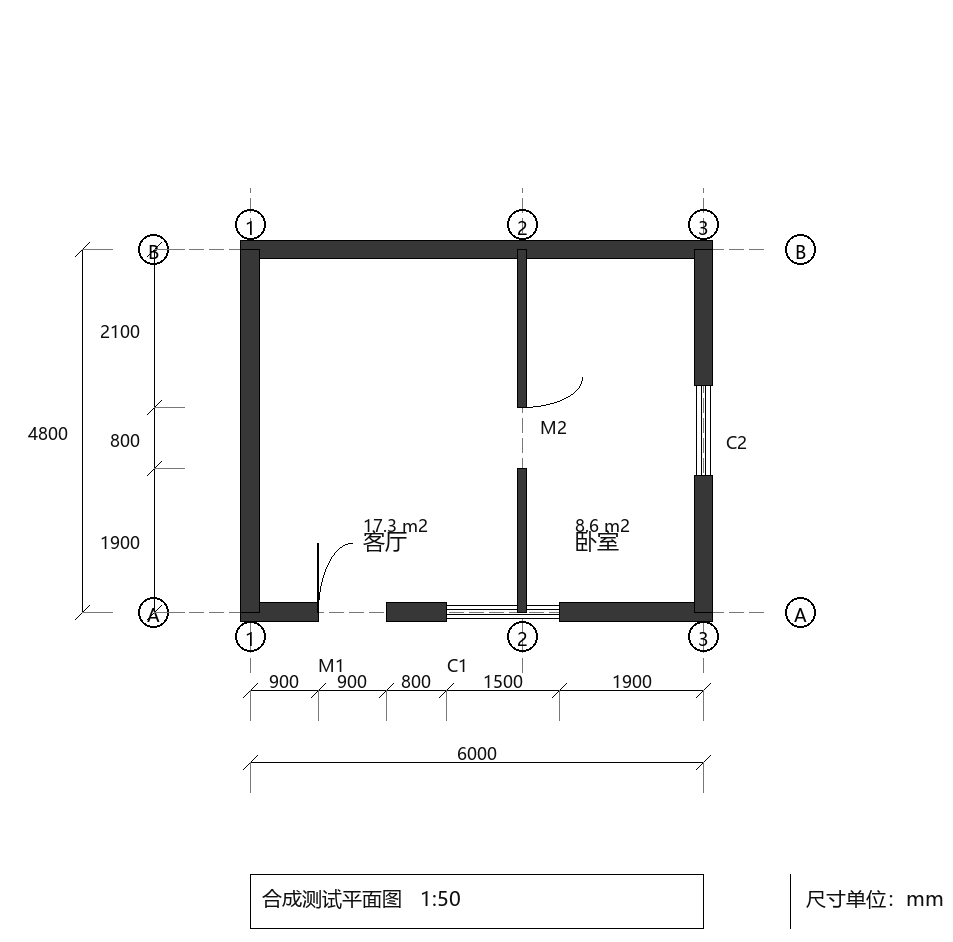
#> input picture archive/project-specific/test_plan.png, 953 x 942 px
$ python -i extract_plan.py   (imports and definitions only)
#> lines starting #> are read from the running program, lines starting #| are printed output that depends on the picture; after the words box and inside, x2 and y2 are one past the last pixel; in counts of white or black regions, pixels touching at a corner belong together
### dsh_paths.py
#!/usr/bin/env python3
# -*- coding: utf-8 -*-
"""工具定位器 —— 给所有测试和脚本用。

**为什么需要它**：重组目录后脚本从平铺根目录搬到了
`tools/cad|img|build/`，而测试里到处写着

    TOOL = os.path.join(HERE, "cad_to_plan.py")     # ❌ 搬完就找不到

修一处漏一处。所以统一成 `tool("cad_to_plan.py")`：
先找根目录，再找各 tools 子目录，返回**绝对路径**（找不到返回 None）。

踩过：找不到脚本时 python 只打印 `can't open file` 并返回退出码 2，
**不产生 Traceback** —— 所以"只看有没有崩溃"的断言会把它判成通过。
用本模块能明确区分"脚本不存在"和"脚本运行出错"。
"""
from __future__ import annotations

import os

# 各工具子目录（顺序即查找优先级）
SUBDIRS = ('', 'tools/cad', 'tools/img', 'tools/build', 'tests')
MARK = '# --- DSH 路径修正（重组后自动加，见 fix_imports.py）'


def find_root(start: str | None = None) -> str:
    """向上找到含 sk_client.py 的那一层（工作区根目录）。"""
    cur = os.path.dirname(os.path.abspath(start or __file__))
    for _ in range(5):
        if os.path.exists(os.path.join(cur, 'sk_client.py')):
            return cur
        parent = os.path.dirname(cur)
        if parent == cur:
            break
        cur = parent
    return os.path.dirname(os.path.abspath(start or __file__))


ROOT = find_root()


def tool(name: str) -> str | None:
    """按名字找脚本，返回绝对路径；找不到返回 None。"""
#> called with name = 'plan_probe.py'
    for sub in SUBDIRS:
        p = os.path.normpath(os.path.join(ROOT, sub, name))
        if os.path.exists(p):
            return p
    return None


# [4 lines left out: function tool_rel, not called in this run]


def artifact(*parts: str) -> str:
    """产物的绝对路径（产物都落在根目录下，如 cad/xxx.json、models/xxx.skp）。"""
    return os.path.normpath(os.path.join(ROOT, *parts))


__all__ = ['ROOT', 'SUBDIRS', 'find_root', 'tool', 'tool_rel', 'artifact']

### tools/img/extract_plan.py
#!/usr/bin/env python3
# -*- coding: utf-8 -*-
"""从平面图图像提取"建筑描述 JSON"——链路中的**读图**环节。

这是把 plan_probe 的测量能力变成结构化数据的中间层：
    图纸图像  →  extract_plan.py  →  plan.json  →  build_from_json.py  →  SketchUp 模型

方法与边界的实测依据（见 reading_checklist.md）：
  * 标定：用一条**已知真值**（图上标注的总尺寸）把像素换算成毫米
  * 墙线：用"沿墙扫厚度"法识别实心墙与洞口（不用"有没有暗像素"，那条会误判窗中线）
  * 墙厚：**不量**。只占 9~20px，相对误差 5~10%，必须由用户给或读标注
  * 房间：由墙围合推断，尺寸取外接矩形（真图上有隔墙时需人工核对）

用法：
    python extract_plan.py 图纸.png --calib 6000 --calib-px 453.5 --unit mm \\
        --outer-t 240 --inner-t 120 --name "测试住宅"
"""

from __future__ import annotations


import os
import sys
import tempfile
import numpy as np
from PIL import Image

import argparse
import json
import subprocess

# --- DSH 路径修正（重组后自动加，见 fix_imports.py）
# [23 lines left out: function _dsh_bootstrap, not called in this run]


# [1 line not run here, left out]

# 工具定位：重组目录后脚本在 tools/* 下，用 tool() 按名字找（见 dsh_paths.py）
from dsh_paths import tool as _tool, tool_rel as _tool_rel

def _op_root():
    import os.path as _o
    _c = _o.dirname(_o.abspath(__file__))
    for _ in range(5):
        if _o.exists(_o.join(_c, 'sk_client.py')):
            return _c
        _p = _o.dirname(_c)
        if _p == _c:
            break
        _c = _p
    return _o.path.dirname(_o.path.abspath(__file__))

# 工作区根目录（含 sk_client.py 的那一层）。脚本搬到 tools/ 子目录后，
# 产物与基准图的路径必须以**根目录**为基准，不能用 __file__ 所在目录。
# [1 line that did not run here, left out]


HERE = os.path.dirname(os.path.abspath(__file__))
PROBE = _tool("plan_probe.py")


# [46 lines left out: functions run_probe, _pick_walls, _line_min_run, _image_size, not called in this run]


def _image_max_dim(path: str) -> int:
    w, h = _image_size(path)
    return max(w, h)


# ── 自动纠偏（deskew）
#
# 为什么必须做：退化测试台量出来的结论是**歪斜是唯一的致命退化**：
#   1° → 洞口位置偏 46~54mm（还能用）
#   3° → 洞口宽错 3 米、内墙丢失（彻底崩）
# 而扫描件歪斜 1~3° 极其常见，手机拍照更甚。
#
# 做法：**投影方差最大化**——把图按候选角度旋转后做行/列投影，
# 文字和线条对齐时投影直方图的方差最大。这个方法不需要 Hough，
# 对细线、断线、灰度图都稳，代价是每试一个角度要跑一遍投影。
def deskew_image(path: str, out_path: str, max_deg: float = 6.0,
                 step: float = 0.25, coarse_deg: float = 2.0) -> dict:
#> called with out_path = 'out.png', max_deg = 6, step = 0.25, coarse_deg = 2
    from PIL import Image
    import numpy as np

    with Image.open(path) as im0:
#> im0 is the input picture: PIL image 953x942 RGB; min 0, max 255, mean 245.1
        im = im0.convert("L")
    arr0 = np.asarray(im, dtype=np.float32)
    # 二值化再投影：灰度渐变会淹没方差信号。
    # 阈值取 Otsu，而不是写死 160——低对比扫描件的墨线可能整体偏灰。
    thr = _otsu_threshold(arr0)
#> in _otsu_threshold, `hist, _ = np.histogram(arr, bins=256, range=(0, 256))`: hist = 256 values, max 853512 at index 255, min 0 at index 5, mean 3506.7
#> in _otsu_threshold, `total = hist.sum()`: total = 897726
#> in _otsu_threshold, `omega = np.cumsum(hist) / total`: omega = 256 values from 0.0104 to 1
#> in _otsu_threshold, `mu = np.cumsum(hist * np.arange(256)) / total`: mu = 256 values from 0 to 245.1
#> in _otsu_threshold, `mu_t = mu[-1]`: mu_t = 245.1
#> in _otsu_threshold, `denom = omega * (1.0 - omega)`: denom = 256 values, max 0.0468 at index 254, min 0 at index 255, mean 0.0369
#> in _otsu_threshold, `sigma_b = (mu_t * omega - mu) ** 2 / denom`: sigma_b = 256 values, max 1948.4 at index 149, min 0 at index 255, mean 1661.9
#> in _otsu_threshold, `thr = float(np.argmax(sigma_b))`: thr = 149
#> thr = 149
    ink0 = (arr0 < thr).astype(np.float32)
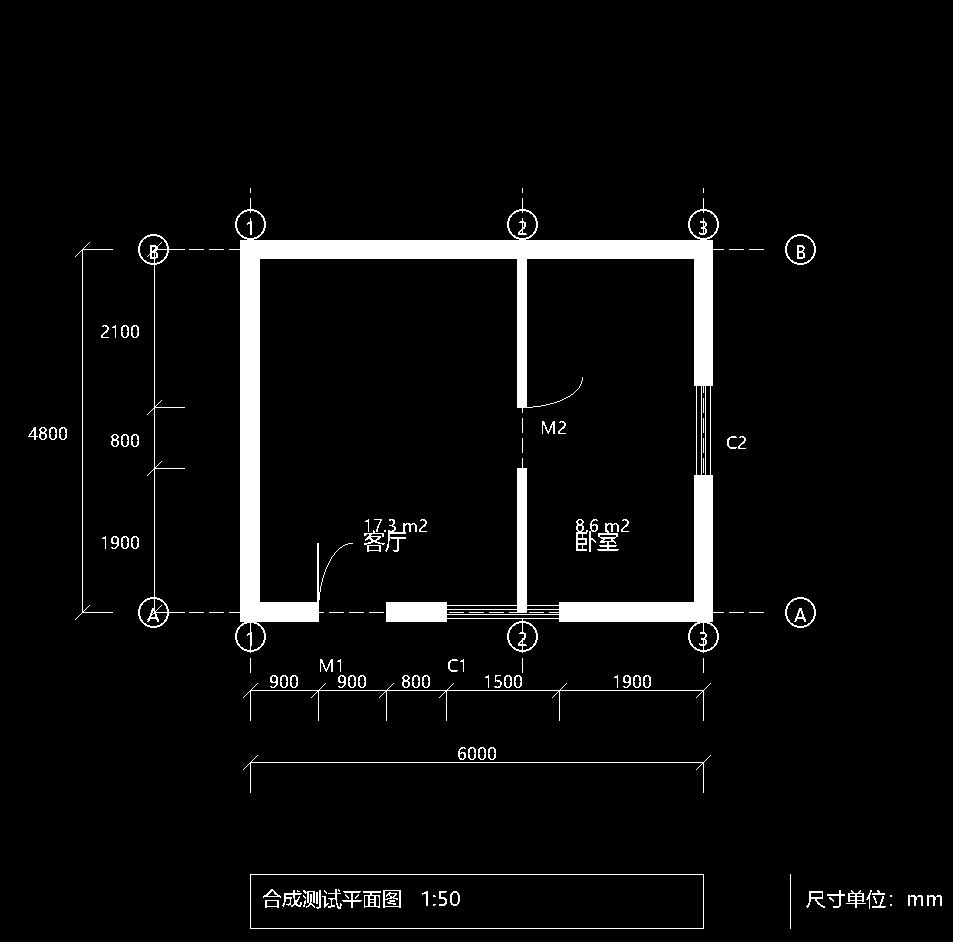
#> ink0: shape (942, 953) float32; values 0 (black) and 1 (white), 4.6% white; 131 white regions (48 under 20 px), largest, box (x1, y1, x2, y2) and area: (229, 198, 724, 653) 31853, (250, 874, 704, 929) 1014, (138, 234, 185, 628) 994

    def score(angle: float) -> float:
#> called with angle = 0
        if abs(angle) < 1e-6:
            ink = ink0
        else:
            r = im.rotate(angle, resample=Image.BILINEAR, fillcolor=255)
            a = np.asarray(r, dtype=np.float32)
            ink = (a < thr).astype(np.float32)
        rows = ink.sum(axis=1)
#> rows = 942 values, max 628 at index 249, min 0 at index 0, mean 44.1
        cols = ink.sum(axis=0)
#> cols = 953 values, max 584 at index 250, min 0 at index 0, mean 43.59
        return float(rows.var() + cols.var())

    # 两遍搜索：先粗（步长 coarse），再在最优附近细（步长 step）
    best_a, best_s = 0.0, score(0.0)
#> best_a = 0; best_s = 14765.8
    a = -max_deg
    while a <= max_deg + 1e-9:
        s = score(a)
        if s > best_s:
            best_a, best_s = a, s
        a += coarse_deg
#> this loop made 7 passes
#> s on passes 1 to 7: 5282.7, 6954.7, 10043, 14765.8, 9988.8, 6868.5, 5137.8
#> pass 1, in score (call 2), `ink = (a < thr).astype(np.float32)`:
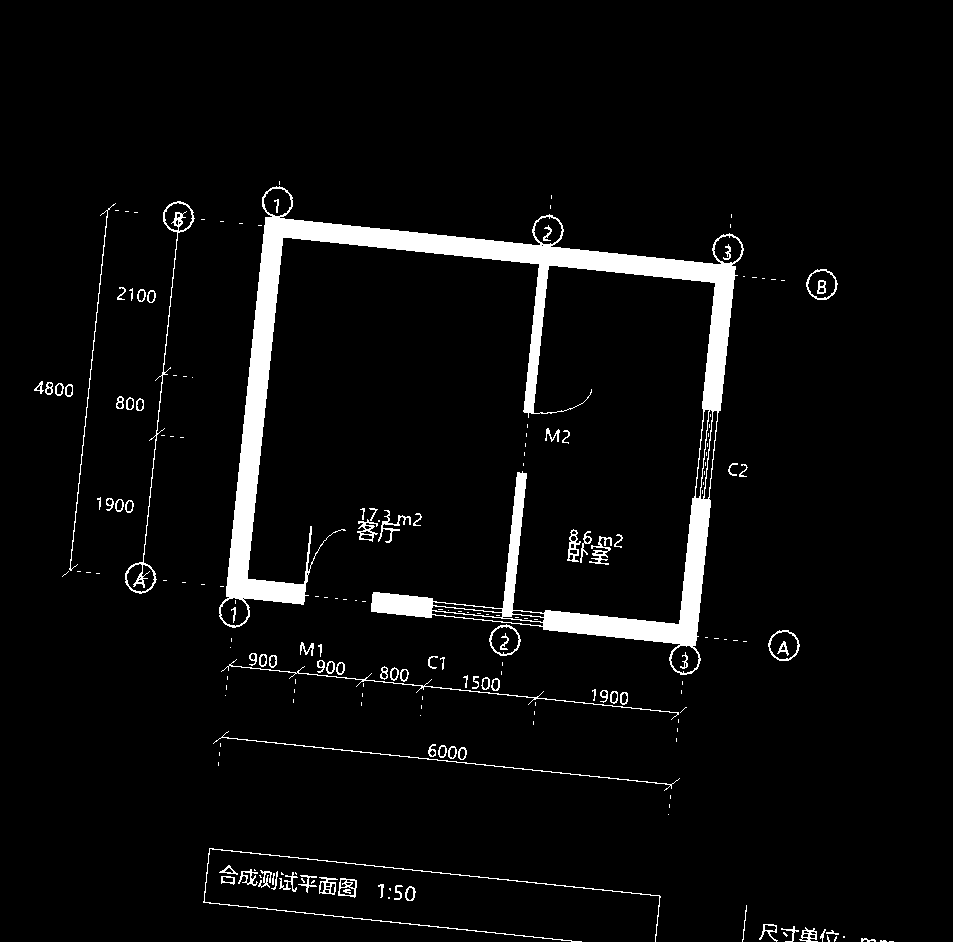
#> ink: shape (942, 953) float32; values 0 (black) and 1 (white), 4.7% white; 204 white regions (113 under 20 px), largest, box (x1, y1, x2, y2) and area: (219, 186, 744, 675) 31941, (203, 848, 661, 942) 1091, (125, 201, 195, 594) 1010
#> after the loop, a = 8; best_a = 0; best_s = 14765.8
    lo, hi = best_a - coarse_deg, best_a + coarse_deg
#> lo = -2; hi = 2
    a = lo
#> a = -2
    while a <= hi + 1e-9:
        s = score(a)
        if s > best_s:
            best_a, best_s = a, s
        a += step
#> this loop made 17 passes
#> (s, a) on passes 1 to 12: (10043, -1.75), (10515.3, -1.5), (11037, -1.25), (11471.4, -1), (11977, -0.75), (12466.5, -0.5), (12928.3, -0.25), (13594.5, 0), (14765.8, 0.25), (13622.1, 0.5), (12914.2, 0.75), (12500.4, 1)
#> pass 1, in score (call 9), `ink = (a < thr).astype(np.float32)`:
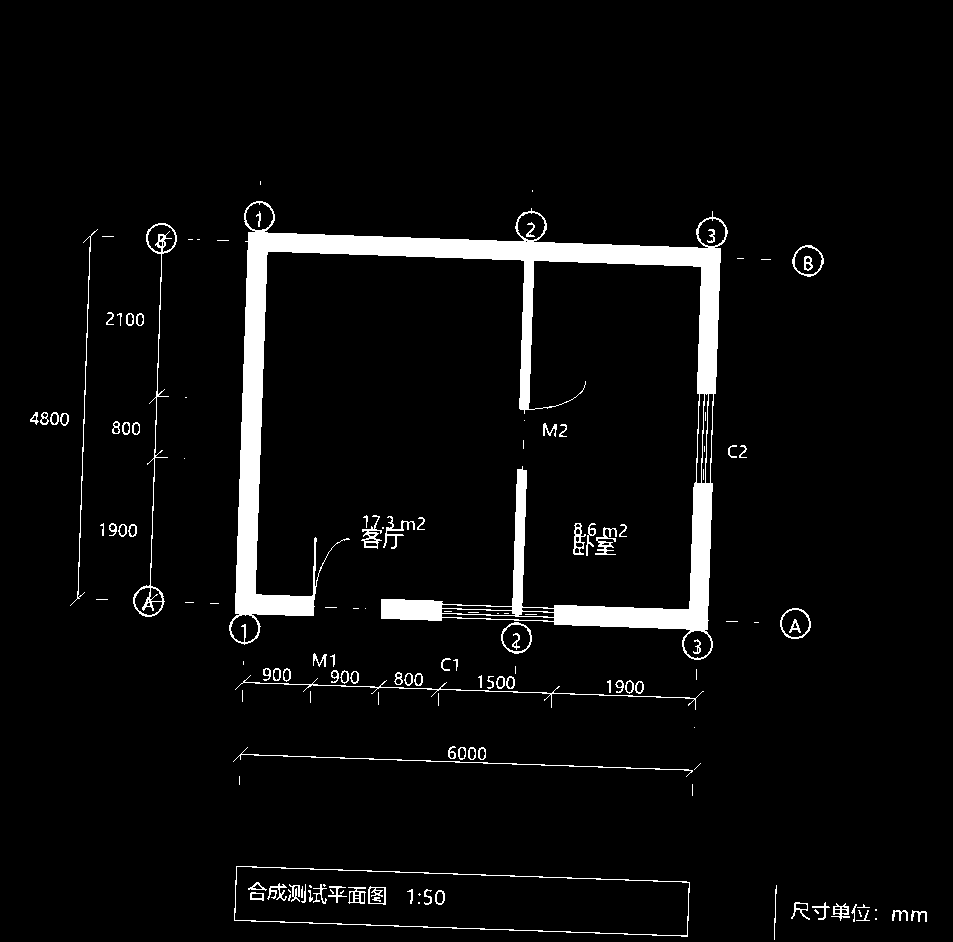
#> ink: shape (942, 953) float32; values 0 (black) and 1 (white), 4.7% white; 144 white regions (53 under 20 px), largest, box (x1, y1, x2, y2) and area: (229, 201, 728, 660) 31962, (234, 866, 690, 937) 1190, (133, 223, 177, 617) 1028
#> pass 2, in score (call 10), `r = im.rotate(angle, resample=Image.BILINEAR, fillcolor=255)`:
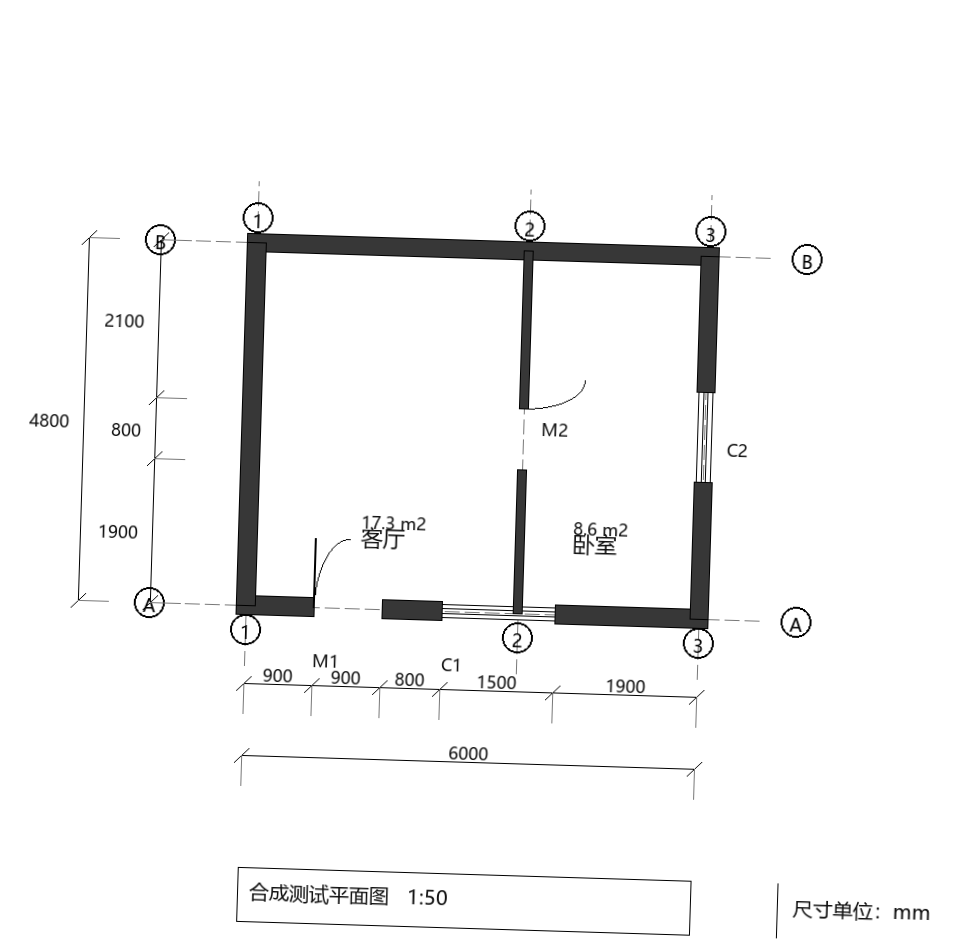
#> r: PIL image 953x942 L; min 0, max 255, mean 245.1
#> after the loop, a = 2.25; best_a = 0; best_s = 14765.8

    if abs(best_a) < step / 2:
        if out_path != path:
            Image.open(path).save(out_path)
        return {"angle": 0.0, "applied": False, "thr": round(thr, 1)}

    r = im0.convert("L").rotate(best_a, resample=Image.BICUBIC, fillcolor=255)
    r.save(out_path)
    return {"angle": round(best_a, 2), "applied": True, "thr": round(thr, 1)}


def _otsu_threshold(arr) -> float:
    """Otsu 自适应阈值。写死 160 在低对比扫描件上会失效——
    合成图是纯黑 0/纯白 255 所以随便都对，真实扫描件不是。"""
    import numpy as np
    hist, _ = np.histogram(arr, bins=256, range=(0, 256))
    total = hist.sum()
    if total == 0:
        return 160.0
    omega = np.cumsum(hist) / total
    mu = np.cumsum(hist * np.arange(256)) / total
    mu_t = mu[-1]
    denom = omega * (1.0 - omega)
    denom[denom == 0] = 1e-12
    sigma_b = (mu_t * omega - mu) ** 2 / denom
    thr = float(np.argmax(sigma_b))
    # 极端情况下（全白图等）退回一个合理值
    return thr if 20 <= thr <= 235 else 160.0


# ── 透视修正（用建筑外轮廓四角的交点做单应）
#
# 为什么必须做：退化测试台实测 2% 透视 → 宽度偏 +132mm；5% → +357mm；10% → +754mm。
# **即使 2% 也超出 ±60mm 容差**，而手机拍照几乎必然带 2~10%。
#
# 前五次尝试全部失败，失败点都在"分离外墙"这一步。共同错误是
# **按位置选轮廓**（找最左/最右的墨迹）——但家具、房间名、尺寸线、图签
# 都比墙更靠边。实测踩过：四角算出 x=-55、y=-471 这种荒唐值。
#
# 现在的判据换成了**长直线**，这是关键区别：
#   1. 对每一列/行，只统计属于**长游程**（≥图幅 8%）的墨迹像素，得到"贯穿长度"剖面
#      → 家具短边、文字笔画、尺寸线细段都不算数
#   2. 剖面里簇宽 ≥8px 的峰值才是墙（实测：真墙簇宽 10~35，尺寸线/图签是 1~2）
#   3. 在峰值附近 ±18px 的小窗口内**追踪线心随位置的偏移**，得到倾斜的直线
#      → 单应需要这个倾斜；只在窗口内找，就不会抓到窗口外的家具
#   4. 四条线两两求交 → 四角 → 解单应 → 把四角映射成正矩形
#
# 验证方式：修正后重跑提取，看建筑宽度误差是否从几百毫米回到几十毫米。

# [163 lines left out: functions mm_per_px, band_of, band_of_vertical, count_cross_lines, scan_run, not called in this run]


def scan_wall(img, y_center, x_from, x_to, band, mmpp, min_pier_mm=200):
    """水平墙（沿 X 走）——保留旧签名，内部转调 scan_run"""
    return scan_run(img, "x", y_center, band, x_from, x_to, mmpp, min_pier_mm)


# [289 lines left out: function main, not called in this run]


# [2 lines not run here, left out]

>>> result = deskew_image('../../archive/project-specific/test_plan.png', 'out.png')
#> result = {'angle': 0, 'applied': False, 'thr': 149}
